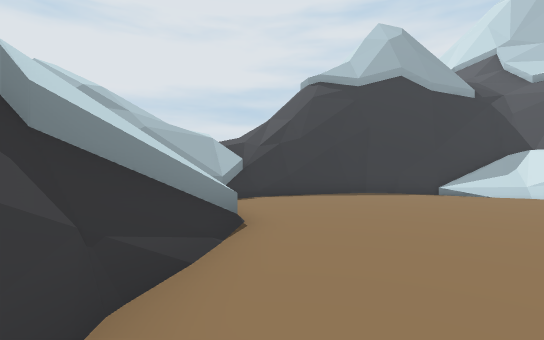
view 1 (above)

24 first-person views from a walk through a scene from a Unity 3-D project. The camera is 1.5 m above the floor, looks level and sees 85° across. The floor is counted in squares, 2 m on a side. Each view is taken from the middle of a square. On the plan, view 1 faces up. The plan holds only what a view shows up to about 10 squares ahead; the rest is blank. The place goes on beyond the plan.

view 2
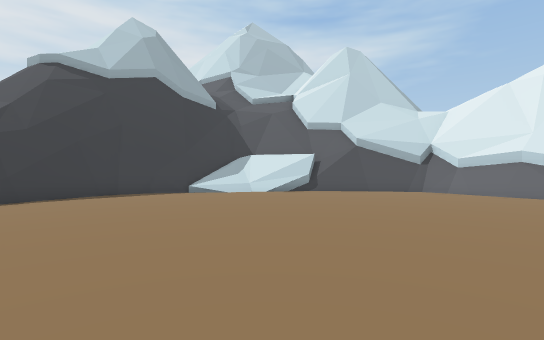

view 3
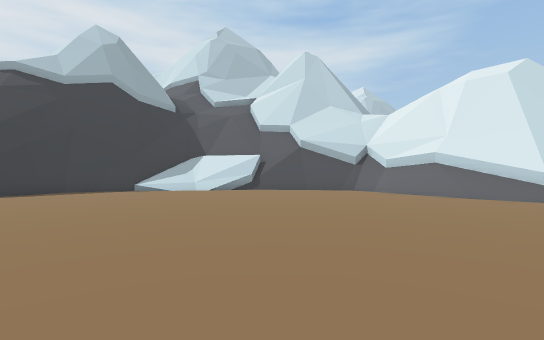

view 4
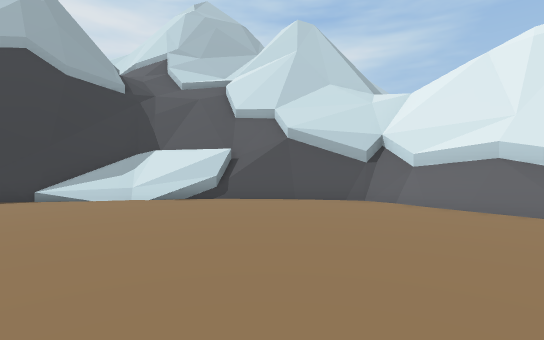

view 5
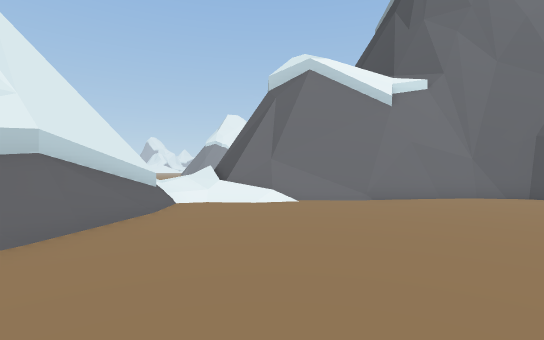

view 6
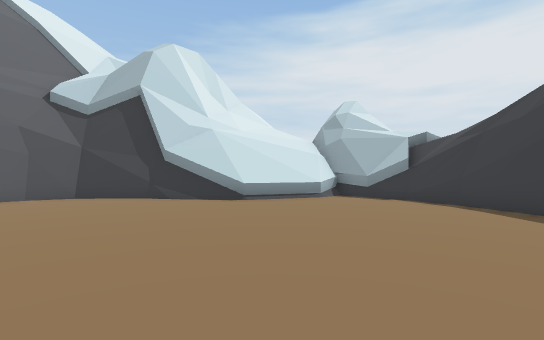

view 7
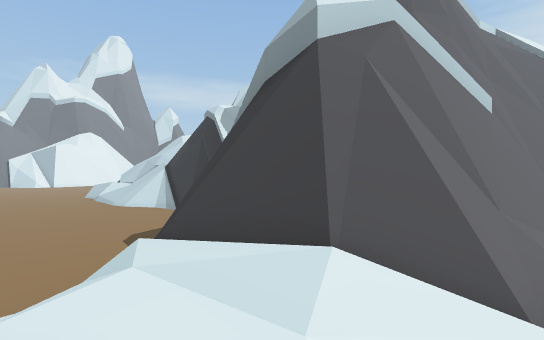

view 8
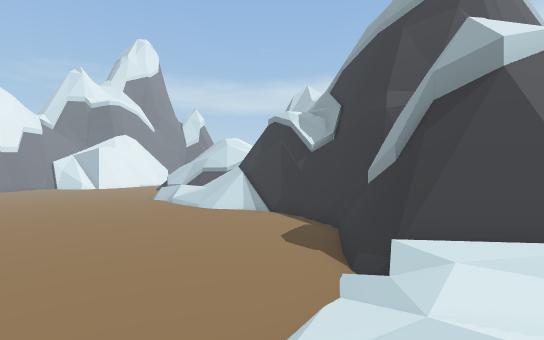

view 9
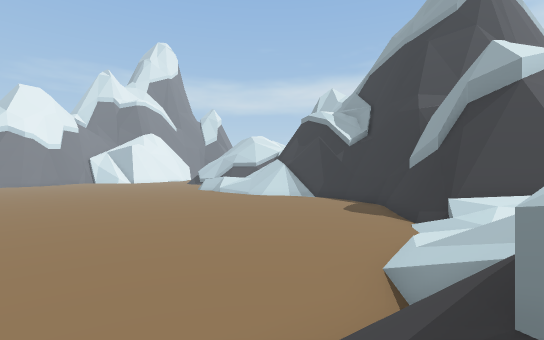

view 10
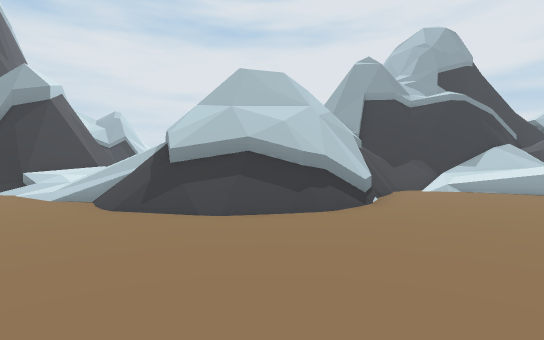

view 11
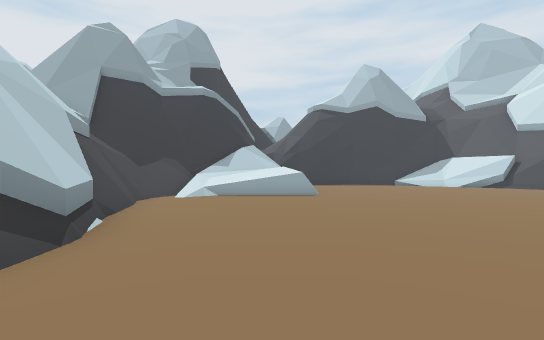

view 12
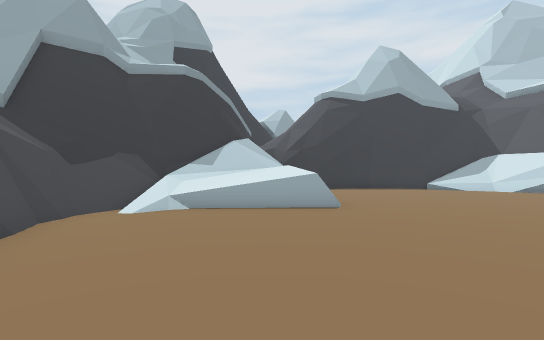

view 13
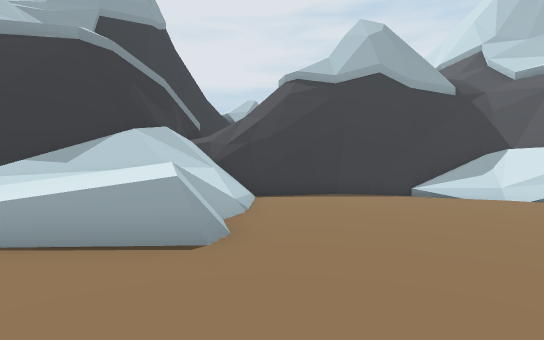

view 14
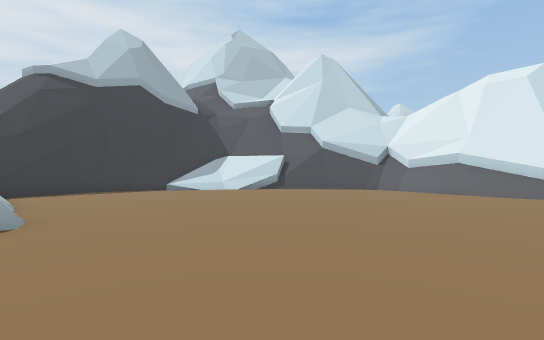

view 15
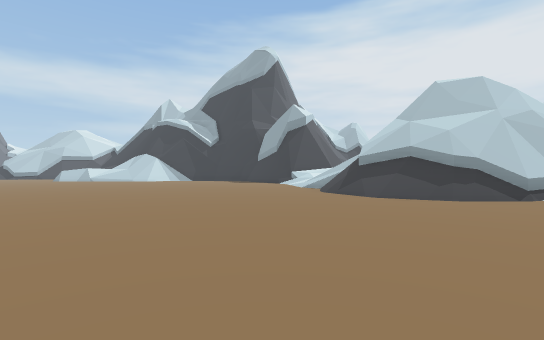

view 16
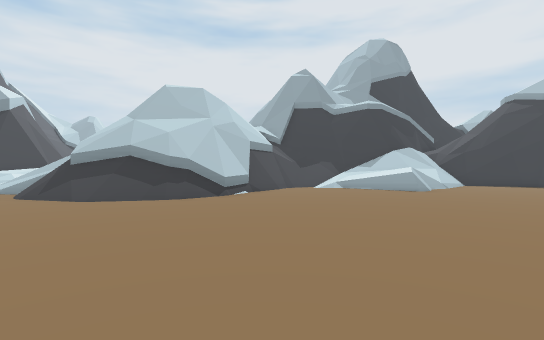

view 17
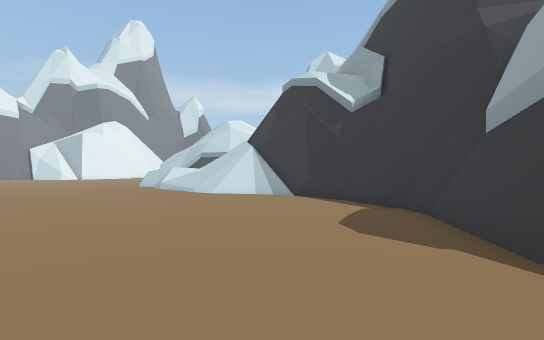

view 18
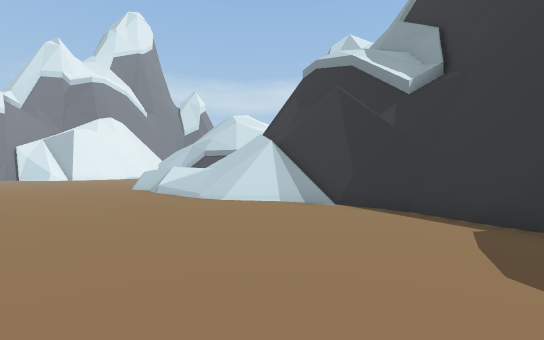

view 19
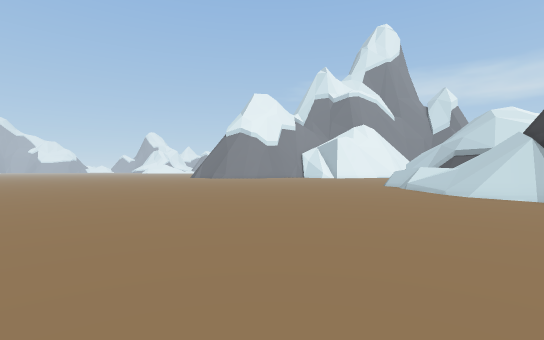

view 20
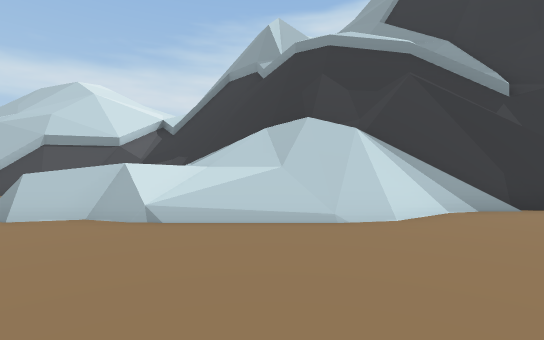

view 21
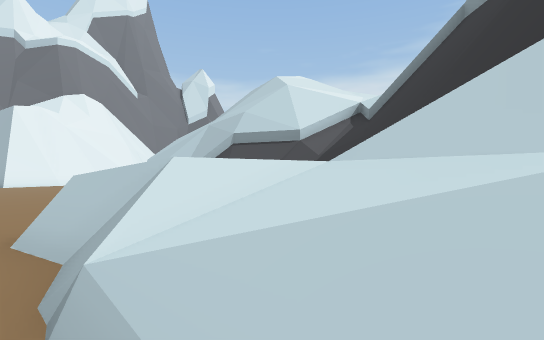

view 22
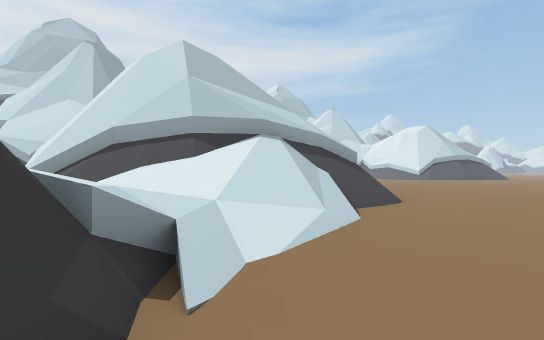

view 23
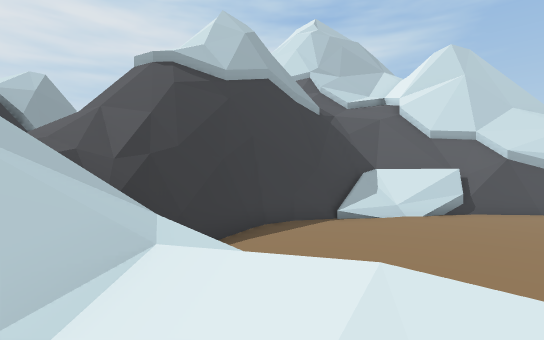

view 24
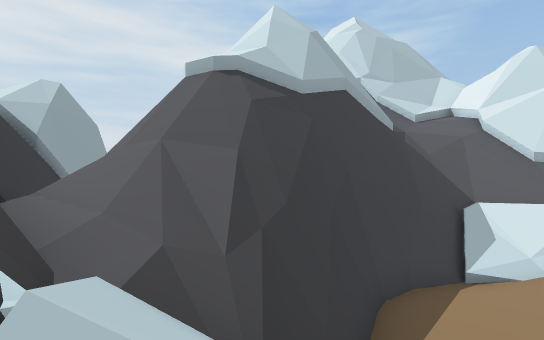

### Floor plan
Key: @ floor where view 1 was taken; # wall or solid block; . main floor; : floor 3.5 m higher than the main floor; / step, stairs or slope; = window, fence, low wall or low ledge; ^ raised ledge; v drop or lower ground.
Columns run from 2 left of view 1 to 33 right of it. Each row starts with its distance up from view 1.
 14                          #v#
 13                         ///^##^
 12                         ///vv##
 11                        #//v####^^^^
 10    ######^#^           #/###..##==#
  9  ###...////#^         ##//.....///#=
  8 ##......///##        ##///....../==
  7 #.........#v:^     ###////.......###
  6 #^.........##     ####///=.........#
  5  ^..........##   ##//////=........
  4  #...........#    //////==.........
  3  #...........#     ^//..............
  2  #...........#     ##/..............
  1  #...........#      ##..............
  0  #@........./#       #..............
 -1  #........../##      #..............
 -2  ##.......///###     #/.......
 -3   #######//////##    #/.......
 -4          ^##/////^# ^/........
 -5            ^#//////^//........
 -6            ^#////////.........
 -7            ##///..............
 -8           ###.................
 -9          ##..................
-10         ##..................
-11         #..................
-12         #.................
-13         #................
-14         #...............
-15        ##.............
-16        ###.............
-17       ##//..............
-18       #///..............
-19      ##///.....
-20   ####////.....
-21   #///   #.....

Positions as (right, up) in squares from view 1, and headings:
1: (0, 0), facing up
2: (0, 0), facing up-right
3: (1, -2), facing up-right
4: (4, 0), facing up-right
5: (8, 5), facing down
6: (7, 5), facing left
7: (12, -3), facing down-left
8: (15, -5), facing down-left
9: (18, -5), facing down-left
10: (23, -8), facing up-left
11: (22, -5), facing up
12: (22, -2), facing up
13: (24, 1), facing up
14: (23, -1), facing up-right
15: (27, -8), facing left
16: (27, -7), facing up-left
17: (13, -8), facing down-left
18: (12, -10), facing down-left
19: (13, -8), facing down
20: (12, -18), facing left
21: (8, -18), facing down-left
22: (10, -9), facing up-right
23: (21, 5), facing up-right
24: (21, 8), facing up-right
